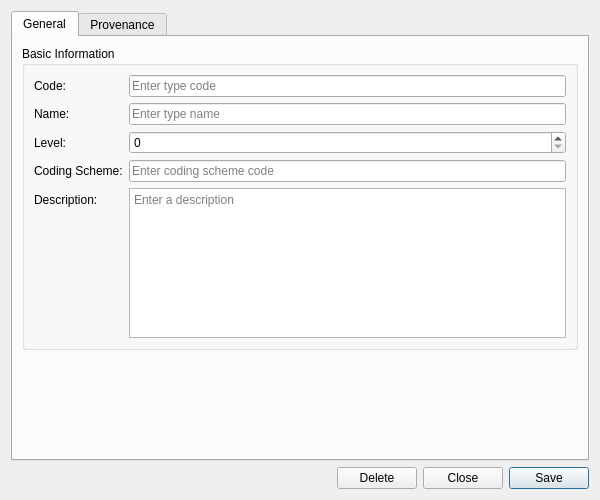
<?xml version="1.0" encoding="UTF-8"?>
<ui version="4.0">
 <class>BusinessUnitTypeDetailDialog</class>
 <widget class="QWidget" name="BusinessUnitTypeDetailDialog">
  <property name="geometry">
   <rect>
    <x>0</x>
    <y>0</y>
    <width>600</width>
    <height>500</height>
   </rect>
  </property>
  <property name="sizePolicy">
   <sizepolicy hsizetype="Preferred" vsizetype="Preferred">
    <horstretch>0</horstretch>
    <verstretch>0</verstretch>
   </sizepolicy>
  </property>
  <property name="minimumSize">
   <size>
    <width>600</width>
    <height>500</height>
   </size>
  </property>
  <property name="windowTitle">
   <string>Business Unit Type Details</string>
  </property>
  <layout class="QVBoxLayout" name="verticalLayout">
   <item>
    <widget class="QTabWidget" name="tabWidget">
     <property name="currentIndex"><number>0</number></property>
     <widget class="QWidget" name="generalTab">
      <attribute name="title"><string>General</string></attribute>
      <layout class="QVBoxLayout" name="generalLayout">
       <item>
        <widget class="QGroupBox" name="basicInfoGroup">
         <property name="title">
          <string>Basic Information</string>
         </property>
         <layout class="QFormLayout" name="formLayout">
          <item row="0" column="0">
           <widget class="QLabel" name="labelCode">
            <property name="text">
             <string>Code:</string>
            </property>
           </widget>
          </item>
          <item row="0" column="1">
           <widget class="QLineEdit" name="codeEdit">
            <property name="placeholderText">
             <string>Enter type code</string>
            </property>
           </widget>
          </item>
          <item row="1" column="0">
           <widget class="QLabel" name="labelName">
            <property name="text">
             <string>Name:</string>
            </property>
           </widget>
          </item>
          <item row="1" column="1">
           <widget class="QLineEdit" name="nameEdit">
            <property name="placeholderText">
             <string>Enter type name</string>
            </property>
           </widget>
          </item>
          <item row="2" column="0">
           <widget class="QLabel" name="labelLevel">
            <property name="text">
             <string>Level:</string>
            </property>
           </widget>
          </item>
          <item row="2" column="1">
           <widget class="QSpinBox" name="levelSpinBox">
            <property name="minimum">
             <number>0</number>
            </property>
            <property name="maximum">
             <number>10</number>
            </property>
           </widget>
          </item>
          <item row="3" column="0">
           <widget class="QLabel" name="labelCodingScheme">
            <property name="text">
             <string>Coding Scheme:</string>
            </property>
           </widget>
          </item>
          <item row="3" column="1">
           <widget class="QLineEdit" name="codingSchemeEdit">
            <property name="placeholderText">
             <string>Enter coding scheme code</string>
            </property>
           </widget>
          </item>
          <item row="4" column="0">
           <widget class="QLabel" name="labelDescription">
            <property name="text">
             <string>Description:</string>
            </property>
           </widget>
          </item>
          <item row="4" column="1">
           <widget class="QTextEdit" name="descriptionEdit">
            <property name="minimumSize">
             <size>
              <width>0</width>
              <height>80</height>
             </size>
            </property>
            <property name="maximumSize">
             <size>
              <width>16777215</width>
              <height>150</height>
             </size>
            </property>
            <property name="placeholderText">
             <string>Enter a description</string>
            </property>
           </widget>
          </item>
         </layout>
        </widget>
       </item>
       <item>
        <spacer name="verticalSpacer">
         <property name="orientation">
          <enum>Qt::Vertical</enum>
         </property>
         <property name="sizeHint" stdset="0">
          <size>
           <width>20</width>
           <height>40</height>
          </size>
         </property>
        </spacer>
       </item>
      </layout>
     </widget>
     <widget class="QWidget" name="provenanceTab">
      <attribute name="title"><string>Provenance</string></attribute>
      <layout class="QVBoxLayout" name="provenanceTabLayout">
       <item>
        <widget class="ores::qt::ProvenanceWidget" name="provenanceWidget" native="true"/>
       </item>
      </layout>
     </widget>
    </widget>
   </item>
   <item>
    <layout class="QHBoxLayout" name="buttonLayout">
     <item>
      <spacer name="horizontalSpacer">
       <property name="orientation">
        <enum>Qt::Horizontal</enum>
       </property>
       <property name="sizeHint" stdset="0">
        <size>
         <width>40</width>
         <height>20</height>
        </size>
       </property>
      </spacer>
     </item>
     <item>
      <widget class="QPushButton" name="deleteButton">
       <property name="text">
        <string>Delete</string>
       </property>
      </widget>
     </item>
     <item>
      <widget class="QPushButton" name="closeButton">
       <property name="text">
        <string>Close</string>
       </property>
      </widget>
     </item>
     <item>
      <widget class="QPushButton" name="saveButton">
       <property name="text">
        <string>Save</string>
       </property>
       <property name="default">
        <bool>true</bool>
       </property>
      </widget>
     </item>
    </layout>
   </item>
  </layout>
 </widget>
 <customwidgets>
  <customwidget>
   <class>ores::qt::ProvenanceWidget</class>
   <extends>QWidget</extends>
   <header>ores.qt/ProvenanceWidget.hpp</header>
  </customwidget>
 </customwidgets>
 <resources/>
 <connections/>
</ui>
